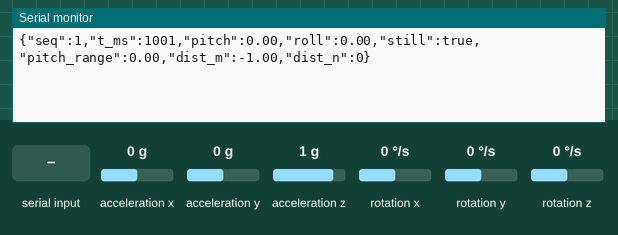
Recording of a sketch running on a simulated Arduino Nano 33 BLE. Shown: the last lines printed to the serial monitor. The test bench sets the inputs (shaded band); at power-on: acceleration y 0 g, acceleration x 0 g, acceleration z 1 g, rotation x 0 °/s, rotation y 0 °/s, rotation z 0 °/s.

Above: at 1.2 s.
1.3 s: acceleration y set to -1.4 g
At 2.6 s:
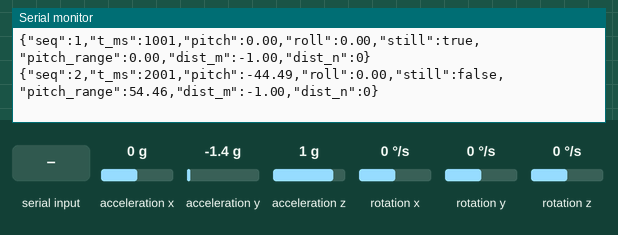
3.5 s: "1" received over the second serial link
5.0 s: acceleration x set to -1.4 g
At 5.8 s:
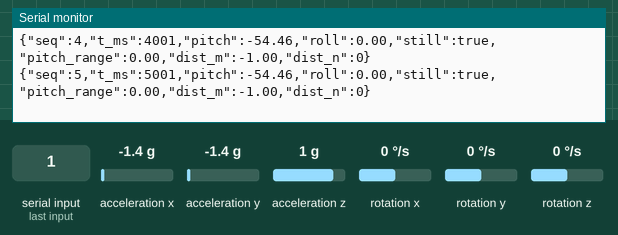
6.5 s: acceleration z set to -1.4 g
At 7.7 s:
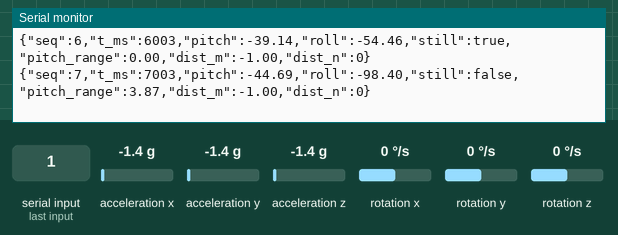
8.0 s: "0" received over the second serial link
At 9.4 s:
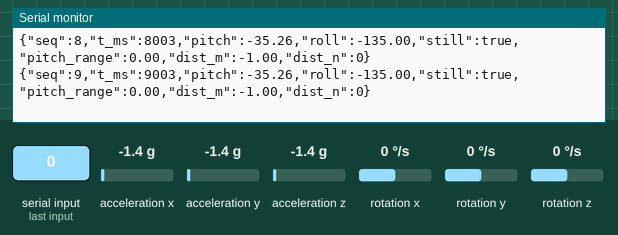
9.5 s: rotation x set to -192 °/s
At 10.8 s:
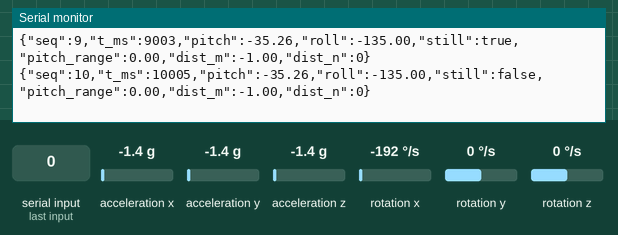
Timing chart, 0 to 12.0 s (numbered marks = the images above; inputs shaded):
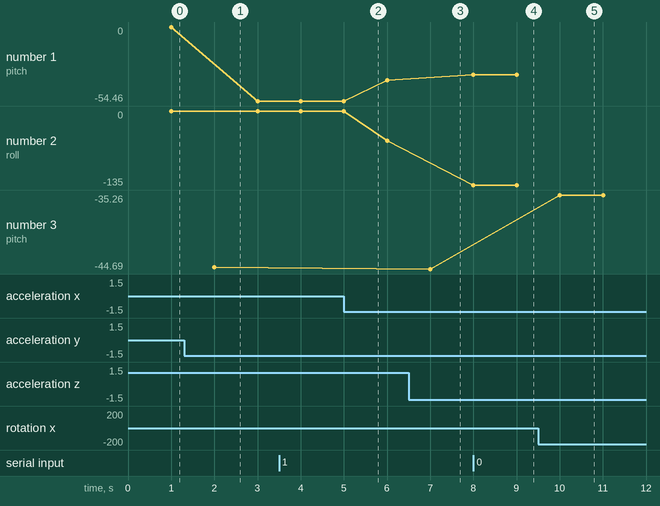

Measured:
- after the input at 1.3 s, the serial monitor: prints a new line after 0.70 s (image 1)
- after the input at 6.5 s, the serial monitor: prints a new line after 0.50 s (image 3)
- after the input at 8.0 s, the serial monitor: prints a new line after 1.0 s (image 4)
- after the input at 9.5 s, the serial monitor: prints a new line after 0.51 s (image 5)
- plotted number 1: 0 → -54.46 after the input at 1.3 s, -54.46 → -39.14 after the input at 5.0 s
- plotted number 3: -44.49 → -44.69 after the input at 6.5 s

The sketch:

pole_sensor_hub.ino
```cpp
// PoleVision sensor hub - Arduino Nano 33 BLE / Nano 33 BLE Sense Rev2
// Board: "Arduino Nano 33 BLE" (Arduino Mbed OS Nano Boards). Library: Arduino_BMI270_BMM150
// Wiring (DFRobot SEN0306 radar): pin 1 -> 5V supply +, pin 2 -> supply - AND Nano GND,
//                                 pin 4 (TX) -> Nano RX0 (D0), pins 3/5/6 unconnected (single target)
// Output: one JSON line per second with averaged tilt, a STILL flag, and median radar distance.

#include <Arduino_BMI270_BMM150.h>

// ================= SETTINGS =================
const bool  HUMAN_READABLE = false;   // keep false for polevision_app.py
const unsigned long PERIOD_MS = 1000; // one reading per second
const int   FWD_AXIS = 1;             // IMU axis out of the camera lens: 0=x 1=y 2=z
const int   UP_AXIS  = 2;             // IMU axis toward the top of the image: 0=x 1=y 2=z
const bool  FLIP_PITCH = false;       // true if tilting UP shows negative pitch
const float PITCH_OFFSET = 0.0;       // pitch shown when the rig is truly level
const float ROLL_OFFSET  = 0.0;
const float STILL_GYRO_DPS = 3.0;
const float STILL_PITCH_RANGE = 0.5;
// ============================================

uint8_t frame[8];
int fidx = 0;
unsigned long radarLastMs = 0;
bool radarSeen = false;
float distBuf[32];
int distN = 0;

void feedRadar(uint8_t b) {
  if (fidx < 3) { if (b == 0xFF) frame[fidx++] = b; else fidx = 0; return; }
  if (fidx == 3 && b == 0xFF) return;
  frame[fidx++] = b;
  if (fidx == 8) {
    if (frame[5] == 0 && frame[6] == 0 && frame[7] == 0) {
      int cm = (frame[3] << 8) | frame[4];
      if (cm > 0 && distN < 32) distBuf[distN++] = cm / 100.0f;
      radarLastMs = millis();
      radarSeen = true;
    }
    fidx = 0;
  }
}

float median(float *v, int n) {
  for (int i = 1; i < n; i++) { float k = v[i]; int j = i - 1; while (j >= 0 && v[j] > k) { v[j + 1] = v[j]; j--; } v[j + 1] = k; }
  return (n % 2) ? v[n / 2] : 0.5f * (v[n / 2 - 1] + v[n / 2]);
}

float sumA[3] = {0, 0, 0};
int nAcc = 0;
float gMax = 0, pMin = 999, pMax = -999;
unsigned long lastOut = 0, seq = 0;

float pitchOf(float a[3]) {
  float g = sqrtf(a[0]*a[0] + a[1]*a[1] + a[2]*a[2]);
  if (g < 0.01f) g = 1.0f;
  float p = degrees(asinf(constrain(a[FWD_AXIS] / g, -1.0f, 1.0f)));
  return (FLIP_PITCH ? -p : p) - PITCH_OFFSET;
}

float rollOf(float a[3]) {
  int side = 3 - FWD_AXIS - UP_AXIS;
  return degrees(atan2f(a[side], a[UP_AXIS])) - ROLL_OFFSET;
}

void setup() {
  Serial.begin(115200);
  Serial1.begin(57600);
  if (!IMU.begin()) {
    while (true) { Serial.println("{\"err\":\"imu_init_failed\"}"); delay(1000); }
  }
}

void loop() {
  while (Serial1.available()) feedRadar((uint8_t)Serial1.read());

  float x, y, z;
  if (IMU.accelerationAvailable()) {
    IMU.readAcceleration(x, y, z);
    sumA[0] += x; sumA[1] += y; sumA[2] += z; nAcc++;
    float one[3] = {x, y, z};
    float p = pitchOf(one);
    if (p < pMin) pMin = p;
    if (p > pMax) pMax = p;
  }
  if (IMU.gyroscopeAvailable()) {
    IMU.readGyroscope(x, y, z);
    float gy = sqrtf(x*x + y*y + z*z);
    if (gy > gMax) gMax = gy;
  }

  unsigned long now = millis();
  if (now - lastOut >= PERIOD_MS && nAcc > 0) {
    lastOut = now;
    seq++;
    float a[3] = { sumA[0] / nAcc, sumA[1] / nAcc, sumA[2] / nAcc };
    float pitch = pitchOf(a), roll = rollOf(a);
    float pRange = pMax - pMin;
    bool still = (gMax < STILL_GYRO_DPS) && (pRange < STILL_PITCH_RANGE);
    int nd = distN;
    float dist = (nd > 0) ? median(distBuf, nd) : -1.0f;

    if (HUMAN_READABLE) {
      Serial.print("#"); Serial.print(seq); Serial.print("  pitch "); Serial.print(pitch, 1);
      Serial.print("  roll "); Serial.print(roll, 1); Serial.print(still ? "  STILL" : "  moving");
      Serial.print("  |  distance ");
      if (nd > 0) { Serial.print(dist, 2); Serial.println(" m"); } else Serial.println("none");
    } else {
      Serial.print("{\"seq\":"); Serial.print(seq);
      Serial.print(",\"t_ms\":"); Serial.print(now);
      Serial.print(",\"pitch\":"); Serial.print(pitch, 2);
      Serial.print(",\"roll\":"); Serial.print(roll, 2);
      Serial.print(",\"still\":"); Serial.print(still ? "true" : "false");
      Serial.print(",\"pitch_range\":"); Serial.print(pRange, 2);
      Serial.print(",\"dist_m\":"); Serial.print(dist, 2);
      Serial.print(",\"dist_n\":"); Serial.print(nd);
      Serial.println("}");
    }
    sumA[0] = sumA[1] = sumA[2] = 0; nAcc = 0;
    gMax = 0; pMin = 999; pMax = -999; distN = 0;
  }
}
```
